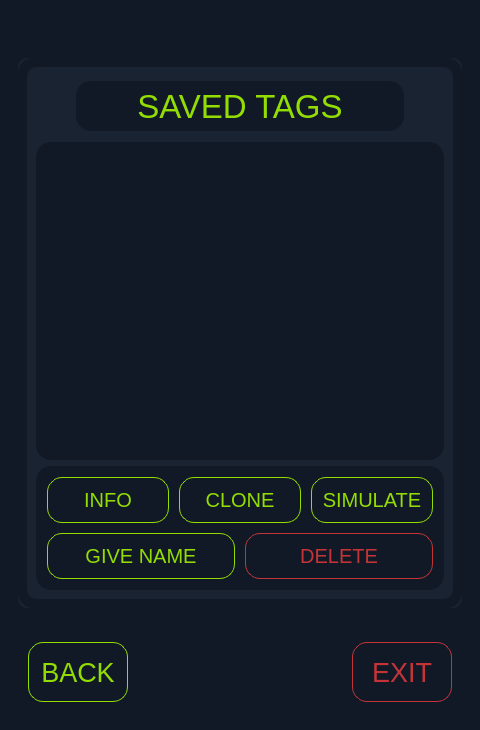
<?xml version="1.0" encoding="UTF-8"?>
<ui version="4.0">
 <class>MainWindow</class>
 <widget class="QMainWindow" name="MainWindow">
  <property name="geometry">
   <rect>
    <x>0</x>
    <y>0</y>
    <width>480</width>
    <height>730</height>
   </rect>
  </property>
  <property name="minimumSize">
   <size>
    <width>480</width>
    <height>700</height>
   </size>
  </property>
  <property name="maximumSize">
   <size>
    <width>480</width>
    <height>750</height>
   </size>
  </property>
  <property name="windowTitle">
   <string>PX3-APP</string>
  </property>
  <property name="styleSheet">
   <string notr="true"/>
  </property>
  <widget class="QWidget" name="centralwidget">
   <property name="sizePolicy">
    <sizepolicy hsizetype="Preferred" vsizetype="Preferred">
     <horstretch>0</horstretch>
     <verstretch>0</verstretch>
    </sizepolicy>
   </property>
   <property name="styleSheet">
    <string notr="true">background-color: #111927;

</string>
   </property>
   <layout class="QVBoxLayout" name="verticalLayout_13">
    <item>
     <layout class="QVBoxLayout" name="verticalLayout_8">
      <property name="spacing">
       <number>-1</number>
      </property>
      <property name="leftMargin">
       <number>0</number>
      </property>
      <item>
       <widget class="QLabel" name="topLogoLabel">
        <property name="sizePolicy">
         <sizepolicy hsizetype="Preferred" vsizetype="Maximum">
          <horstretch>0</horstretch>
          <verstretch>0</verstretch>
         </sizepolicy>
        </property>
        <property name="styleSheet">
         <string notr="true">
padding: 10;
</string>
        </property>
        <property name="text">
         <string/>
        </property>
        <property name="pixmap">
         <pixmap resource="resources.qrc">:/icons/app-logo-icon-small.png</pixmap>
        </property>
        <property name="alignment">
         <set>Qt::AlignCenter</set>
        </property>
       </widget>
      </item>
      <item>
       <widget class="QStackedWidget" name="stackedWidget">
        <property name="sizePolicy">
         <sizepolicy hsizetype="Preferred" vsizetype="Minimum">
          <horstretch>0</horstretch>
          <verstretch>0</verstretch>
         </sizepolicy>
        </property>
        <property name="layoutDirection">
         <enum>Qt::LeftToRight</enum>
        </property>
        <property name="autoFillBackground">
         <bool>false</bool>
        </property>
        <property name="styleSheet">
         <string notr="true">QWidget {
border-radius: 15;
}


QPushButton {
color: #93dd03;
background-color: #111927;
border-radius: 15;
border: 1px solid;
border-color: #93dd03;
font-size: 15pt;
margin: 15;
}

QPushButton:hover {
background-color: #93dd03;
color: #111927;
}

QLabel {
color: rgb(255, 255, 255);
}</string>
        </property>
        <property name="currentIndex">
         <number>1</number>
        </property>
        <widget class="QWidget" name="connectProxmarkPage">
         <property name="sizePolicy">
          <sizepolicy hsizetype="Preferred" vsizetype="Preferred">
           <horstretch>0</horstretch>
           <verstretch>0</verstretch>
          </sizepolicy>
         </property>
         <layout class="QVBoxLayout" name="verticalLayout">
          <item alignment="Qt::AlignHCenter">
           <widget class="QWidget" name="connectionPageContainer" native="true">
            <layout class="QVBoxLayout" name="verticalLayout_9">
             <item>
              <widget class="QLabel" name="pxmkappLabel">
               <property name="minimumSize">
                <size>
                 <width>0</width>
                 <height>60</height>
                </size>
               </property>
               <property name="maximumSize">
                <size>
                 <width>16777215</width>
                 <height>16777215</height>
                </size>
               </property>
               <property name="font">
                <font>
                 <pointsize>30</pointsize>
                 <weight>75</weight>
                 <bold>true</bold>
                </font>
               </property>
               <property name="styleSheet">
                <string notr="true"/>
               </property>
               <property name="text">
                <string/>
               </property>
               <property name="pixmap">
                <pixmap resource="resources.qrc">:/icons/app-logo-icon.png</pixmap>
               </property>
               <property name="scaledContents">
                <bool>false</bool>
               </property>
               <property name="alignment">
                <set>Qt::AlignCenter</set>
               </property>
              </widget>
             </item>
             <item>
              <widget class="QPushButton" name="connectProxmarkButton">
               <property name="sizePolicy">
                <sizepolicy hsizetype="Preferred" vsizetype="Preferred">
                 <horstretch>0</horstretch>
                 <verstretch>0</verstretch>
                </sizepolicy>
               </property>
               <property name="minimumSize">
                <size>
                 <width>350</width>
                 <height>150</height>
                </size>
               </property>
               <property name="maximumSize">
                <size>
                 <width>600</width>
                 <height>150</height>
                </size>
               </property>
               <property name="font">
                <font>
                 <pointsize>15</pointsize>
                </font>
               </property>
               <property name="autoFillBackground">
                <bool>false</bool>
               </property>
               <property name="styleSheet">
                <string notr="true"/>
               </property>
               <property name="text">
                <string>CONNECT PROXMARK</string>
               </property>
              </widget>
             </item>
             <item>
              <spacer name="verticalSpacer">
               <property name="orientation">
                <enum>Qt::Vertical</enum>
               </property>
               <property name="sizeType">
                <enum>QSizePolicy::Fixed</enum>
               </property>
               <property name="sizeHint" stdset="0">
                <size>
                 <width>20</width>
                 <height>80</height>
                </size>
               </property>
              </spacer>
             </item>
            </layout>
           </widget>
          </item>
         </layout>
        </widget>
        <widget class="QWidget" name="mifarePage">
         <layout class="QVBoxLayout" name="verticalLayout_11">
          <item alignment="Qt::AlignHCenter">
           <widget class="QStackedWidget" name="mifareStackedWidget">
            <property name="minimumSize">
             <size>
              <width>400</width>
              <height>0</height>
             </size>
            </property>
            <property name="styleSheet">
             <string notr="true">QStackedWidget {
border-radius: 10;
background-color: #1a2332;
}</string>
            </property>
            <property name="currentIndex">
             <number>1</number>
            </property>
            <widget class="QWidget" name="mifareOptionsPage">
             <layout class="QVBoxLayout" name="verticalLayout_12">
              <item>
               <widget class="QWidget" name="mifareOptionsContainer" native="true">
                <property name="minimumSize">
                 <size>
                  <width>400</width>
                  <height>0</height>
                 </size>
                </property>
                <property name="autoFillBackground">
                 <bool>false</bool>
                </property>
                <property name="styleSheet">
                 <string notr="true">QWidget#mifareOptionsContainer {
background-color: #1a2332;
}</string>
                </property>
                <layout class="QVBoxLayout" name="verticalLayout_20">
                 <item>
                  <widget class="QLabel" name="label">
                   <property name="minimumSize">
                    <size>
                     <width>0</width>
                     <height>40</height>
                    </size>
                   </property>
                   <property name="maximumSize">
                    <size>
                     <width>16777215</width>
                     <height>40</height>
                    </size>
                   </property>
                   <property name="font">
                    <font>
                     <pointsize>15</pointsize>
                     <weight>75</weight>
                     <bold>true</bold>
                    </font>
                   </property>
                   <property name="text">
                    <string>MIFARE CLASSIC</string>
                   </property>
                   <property name="alignment">
                    <set>Qt::AlignCenter</set>
                   </property>
                  </widget>
                 </item>
                 <item>
                  <widget class="QPushButton" name="mfAutopwnButton">
                   <property name="sizePolicy">
                    <sizepolicy hsizetype="Preferred" vsizetype="Fixed">
                     <horstretch>0</horstretch>
                     <verstretch>0</verstretch>
                    </sizepolicy>
                   </property>
                   <property name="minimumSize">
                    <size>
                     <width>0</width>
                     <height>150</height>
                    </size>
                   </property>
                   <property name="autoFillBackground">
                    <bool>false</bool>
                   </property>
                   <property name="text">
                    <string>AUTOPWN TAG</string>
                   </property>
                  </widget>
                 </item>
                 <item>
                  <widget class="QPushButton" name="savedTagsButton">
                   <property name="sizePolicy">
                    <sizepolicy hsizetype="Preferred" vsizetype="Fixed">
                     <horstretch>0</horstretch>
                     <verstretch>0</verstretch>
                    </sizepolicy>
                   </property>
                   <property name="minimumSize">
                    <size>
                     <width>0</width>
                     <height>150</height>
                    </size>
                   </property>
                   <property name="text">
                    <string>SAVED TAGS</string>
                   </property>
                  </widget>
                 </item>
                </layout>
               </widget>
              </item>
             </layout>
            </widget>
            <widget class="QWidget" name="mifareSavedTagsPage">
             <layout class="QVBoxLayout" name="verticalLayout_17">
              <item>
               <widget class="QWidget" name="mifareSavedTagsContainer" native="true">
                <property name="minimumSize">
                 <size>
                  <width>380</width>
                  <height>0</height>
                 </size>
                </property>
                <property name="styleSheet">
                 <string notr="true">QWidget#mifareSavedTagsContainer {
background-color: #1a2332;
border-radius: 10;
}</string>
                </property>
                <layout class="QVBoxLayout" name="verticalLayout_16">
                 <item>
                  <widget class="QLabel" name="mifareSavedTagsPageLabel">
                   <property name="minimumSize">
                    <size>
                     <width>0</width>
                     <height>60</height>
                    </size>
                   </property>
                   <property name="font">
                    <font>
                     <pointsize>25</pointsize>
                    </font>
                   </property>
                   <property name="styleSheet">
                    <string notr="true">color: #93dd03;
background-color: #111927;
border-radius: 15;
margin: 5px;
margin-left: 40px;
margin-right: 40px;</string>
                   </property>
                   <property name="text">
                    <string>SAVED TAGS</string>
                   </property>
                   <property name="alignment">
                    <set>Qt::AlignCenter</set>
                   </property>
                  </widget>
                 </item>
                 <item>
                  <layout class="QHBoxLayout" name="horizontalLayout_2">
                   <item>
                    <widget class="QListView" name="mfTagsListView">
                     <property name="font">
                      <font>
                       <pointsize>15</pointsize>
                      </font>
                     </property>
                     <property name="styleSheet">
                      <string notr="true">QListView {
color: rgb(255, 255, 255);
alternate-background-color: #1a2332;
}

QListView:item {
padding: 10;
}

QScrollBar:vertical {
margin: 30px 0 30px 0;
width: 35px;
border-right: 1px solid #93dd03;
border-left: 1px solid #93dd03;
background-color: #263143;
border-radius: 0;
}

QScrollBar::handle::vertical {
border: 1px solid #93dd03;
background-color: #111927;
}

QScrollBar::sub-line:vertical {
border: 1px solid #93dd03;
height: 30px;
border-top-left-radius: 7px;
border-top-right-radius: 7px;
subcontrol-position: top;
subcontrol-origin: margin;
background-color: #111927;
color: #93dd03;
}

QScrollBar::add-line:vertical {
border: 1px solid #93dd03;
height: 30px;
border-bottom-left-radius: 7px;
border-bottom-right-radius: 7px;
subcontrol-position: bottom;
subcontrol-origin: margin;
background-color: #111927;
color: #93dd03;
}</string>
                     </property>
                     <property name="alternatingRowColors">
                      <bool>true</bool>
                     </property>
                    </widget>
                   </item>
                  </layout>
                 </item>
                 <item>
                  <widget class="QWidget" name="mifareSavedTagsButtonContainer" native="true">
                   <property name="minimumSize">
                    <size>
                     <width>300</width>
                     <height>30</height>
                    </size>
                   </property>
                   <property name="styleSheet">
                    <string notr="true">QPushButton {
padding: 3;
margin: 2px;
}</string>
                   </property>
                   <layout class="QVBoxLayout" name="verticalLayout_22">
                    <item>
                     <layout class="QHBoxLayout" name="horizontalLayout_4">
                      <item>
                       <widget class="QPushButton" name="mfInfoButton">
                        <property name="minimumSize">
                         <size>
                          <width>100</width>
                          <height>50</height>
                         </size>
                        </property>
                        <property name="text">
                         <string>INFO</string>
                        </property>
                       </widget>
                      </item>
                      <item>
                       <widget class="QPushButton" name="mfCloneButton">
                        <property name="sizePolicy">
                         <sizepolicy hsizetype="Preferred" vsizetype="Fixed">
                          <horstretch>0</horstretch>
                          <verstretch>0</verstretch>
                         </sizepolicy>
                        </property>
                        <property name="minimumSize">
                         <size>
                          <width>100</width>
                          <height>50</height>
                         </size>
                        </property>
                        <property name="font">
                         <font>
                          <pointsize>15</pointsize>
                         </font>
                        </property>
                        <property name="text">
                         <string>CLONE</string>
                        </property>
                       </widget>
                      </item>
                      <item>
                       <widget class="QPushButton" name="mfSimulateButton">
                        <property name="sizePolicy">
                         <sizepolicy hsizetype="Preferred" vsizetype="Fixed">
                          <horstretch>0</horstretch>
                          <verstretch>0</verstretch>
                         </sizepolicy>
                        </property>
                        <property name="minimumSize">
                         <size>
                          <width>100</width>
                          <height>50</height>
                         </size>
                        </property>
                        <property name="text">
                         <string>SIMULATE</string>
                        </property>
                       </widget>
                      </item>
                     </layout>
                    </item>
                    <item>
                     <layout class="QHBoxLayout" name="horizontalLayout_5">
                      <item>
                       <widget class="QPushButton" name="mfGiveNameButton">
                        <property name="minimumSize">
                         <size>
                          <width>100</width>
                          <height>50</height>
                         </size>
                        </property>
                        <property name="text">
                         <string>GIVE NAME</string>
                        </property>
                       </widget>
                      </item>
                      <item>
                       <widget class="QPushButton" name="mfDeleteButton">
                        <property name="minimumSize">
                         <size>
                          <width>100</width>
                          <height>50</height>
                         </size>
                        </property>
                        <property name="styleSheet">
                         <string notr="true">QPushButton {
color: #c43437;
border: 1px solid;
border-color: #c43437;
}
QPushButton:hover {
background-color: #c43437;
color: #111927;
}</string>
                        </property>
                        <property name="text">
                         <string>DELETE</string>
                        </property>
                        <property name="iconSize">
                         <size>
                          <width>32</width>
                          <height>32</height>
                         </size>
                        </property>
                       </widget>
                      </item>
                     </layout>
                    </item>
                   </layout>
                  </widget>
                 </item>
                </layout>
               </widget>
              </item>
             </layout>
            </widget>
            <widget class="QWidget" name="mifareSimulatePage">
             <property name="minimumSize">
              <size>
               <width>380</width>
               <height>0</height>
              </size>
             </property>
             <layout class="QVBoxLayout" name="verticalLayout_14">
              <item>
               <widget class="QWidget" name="mifareSimulateContainer" native="true">
                <property name="styleSheet">
                 <string notr="true">QWidget#mifareSimulateContainer {
background-color: #1a2332;
border-radius: 10;
}</string>
                </property>
                <layout class="QVBoxLayout" name="verticalLayout_15">
                 <item>
                  <widget class="QLabel" name="mifareSimulateTitleLabel">
                   <property name="minimumSize">
                    <size>
                     <width>0</width>
                     <height>60</height>
                    </size>
                   </property>
                   <property name="maximumSize">
                    <size>
                     <width>16777215</width>
                     <height>60</height>
                    </size>
                   </property>
                   <property name="font">
                    <font>
                     <pointsize>20</pointsize>
                    </font>
                   </property>
                   <property name="styleSheet">
                    <string notr="true">color: #93dd03;
background-color: #111927;
border-radius: 15;
margin: 5px;
margin-left: 40px;
margin-right: 40px;</string>
                   </property>
                   <property name="text">
                    <string>SIMULATE MIFARE 1K TAG</string>
                   </property>
                   <property name="alignment">
                    <set>Qt::AlignCenter</set>
                   </property>
                  </widget>
                 </item>
                 <item>
                  <widget class="QLabel" name="mifareSimulateLabel">
                   <property name="styleSheet">
                    <string notr="true">padding: 5;</string>
                   </property>
                   <property name="text">
                    <string/>
                   </property>
                   <property name="wordWrap">
                    <bool>true</bool>
                   </property>
                  </widget>
                 </item>
                 <item>
                  <widget class="QPushButton" name="startSimulatingButton">
                   <property name="minimumSize">
                    <size>
                     <width>0</width>
                     <height>100</height>
                    </size>
                   </property>
                   <property name="text">
                    <string>START</string>
                   </property>
                  </widget>
                 </item>
                </layout>
               </widget>
              </item>
             </layout>
            </widget>
           </widget>
          </item>
         </layout>
        </widget>
        <widget class="QWidget" name="resultsPage">
         <layout class="QVBoxLayout" name="verticalLayout_10">
          <item alignment="Qt::AlignHCenter">
           <widget class="QWidget" name="resultsPageContainer" native="true">
            <property name="styleSheet">
             <string notr="true">QWidget#resultsPageContainer {
background-color: #1a2332;
border-radius: 10;
}

QScrollBar:vertical {
margin: 30px 0 30px 0;
width: 30px;
border-right: 1px solid #93dd03;
border-left: 1px solid #93dd03;
background-color: #263143;
border-radius: 0;
}

/*QScrollBar:horizontal {
margin: 0 60px 0 30px;
height: 30px;
border-top: 1px solid #93dd03;
border-bottom: 1px solid #93dd03;
background-color: #263143;
border-radius: 0;
}*/

QScrollBar::handle::vertical {
border: 1px solid #93dd03;
background-color: #111927;
}

/*QScrollBar::handle::horizontal {
border: 1px solid #93dd03;
background-color: #111927;
}*/

QScrollBar::sub-line:vertical {
border: 1px solid #93dd03;
height: 30px;
border-top-left-radius: 7px;
border-top-right-radius: 7px;
subcontrol-position: top;
subcontrol-origin: margin;
background-color: #111927;
color: #93dd03;
}

/*QScrollBar::sub-line:horizontal {
border: 1px solid #93dd03;
width: 30px;
border-top-left-radius: 7px;
border-bottom-left-radius: 7px;
subcontrol-position: left;
subcontrol-origin: margin;
background-color: #111927;
color: #93dd03;
}*/

QScrollBar::add-line:vertical {
border: 1px solid #93dd03;
height: 30px;
border-bottom-left-radius: 7px;
border-bottom-right-radius: 7px;
subcontrol-position: bottom;
subcontrol-origin: margin;
background-color: #111927;
color: #93dd03;
}

/*QScrollBar::add-line:horizontal {
border: 1px solid #93dd03;
width: 30px;
border-top-right-radius: 7px;
border-bottom-right-radius: 7px;
subcontrol-position: right;
margin-right: 30px;
subcontrol-origin: margin;
background-color: #111927;
color: #93dd03;
}*/</string>
            </property>
            <layout class="QVBoxLayout" name="verticalLayout_2">
             <item>
              <widget class="QLabel" name="resultsPageTitleLabel">
               <property name="sizePolicy">
                <sizepolicy hsizetype="Preferred" vsizetype="Maximum">
                 <horstretch>0</horstretch>
                 <verstretch>0</verstretch>
                </sizepolicy>
               </property>
               <property name="minimumSize">
                <size>
                 <width>0</width>
                 <height>50</height>
                </size>
               </property>
               <property name="font">
                <font>
                 <pointsize>25</pointsize>
                 <weight>50</weight>
                 <bold>false</bold>
                </font>
               </property>
               <property name="styleSheet">
                <string notr="true">color: #93dd03;
background-color: #111927;
border-radius: 15;
margin: 2px;
margin-left: 40px;
margin-right: 40px;</string>
               </property>
               <property name="text">
                <string/>
               </property>
               <property name="alignment">
                <set>Qt::AlignCenter</set>
               </property>
              </widget>
             </item>
             <item>
              <widget class="QScrollArea" name="resultsPageScrollArea">
               <property name="minimumSize">
                <size>
                 <width>400</width>
                 <height>0</height>
                </size>
               </property>
               <property name="styleSheet">
                <string notr="true"/>
               </property>
               <property name="widgetResizable">
                <bool>true</bool>
               </property>
               <widget class="QWidget" name="resultsPageScrollAreaWidgetContents">
                <property name="geometry">
                 <rect>
                  <x>0</x>
                  <y>0</y>
                  <width>400</width>
                  <height>40</height>
                 </rect>
                </property>
                <layout class="QVBoxLayout" name="verticalLayout_21">
                 <item>
                  <widget class="QLabel" name="resultsPageDataLabel">
                   <property name="sizePolicy">
                    <sizepolicy hsizetype="Preferred" vsizetype="Minimum">
                     <horstretch>0</horstretch>
                     <verstretch>0</verstretch>
                    </sizepolicy>
                   </property>
                   <property name="font">
                    <font>
                     <family>Monaco</family>
                     <pointsize>12</pointsize>
                    </font>
                   </property>
                   <property name="styleSheet">
                    <string notr="true">padding-right: 32px;</string>
                   </property>
                   <property name="frameShape">
                    <enum>QFrame::NoFrame</enum>
                   </property>
                   <property name="frameShadow">
                    <enum>QFrame::Plain</enum>
                   </property>
                   <property name="text">
                    <string/>
                   </property>
                   <property name="scaledContents">
                    <bool>false</bool>
                   </property>
                   <property name="alignment">
                    <set>Qt::AlignLeading|Qt::AlignLeft|Qt::AlignTop</set>
                   </property>
                   <property name="wordWrap">
                    <bool>true</bool>
                   </property>
                  </widget>
                 </item>
                </layout>
               </widget>
              </widget>
             </item>
             <item>
              <widget class="QWidget" name="resultsPageButtonContainer" native="true">
               <property name="styleSheet">
                <string notr="true">QPushButton {
font-size: 15pt;
margin: 1;
}</string>
               </property>
               <layout class="QHBoxLayout" name="horizontalLayout_8">
                <item>
                 <widget class="QPushButton" name="resultsPageButton1">
                  <property name="minimumSize">
                   <size>
                    <width>0</width>
                    <height>50</height>
                   </size>
                  </property>
                  <property name="text">
                   <string/>
                  </property>
                 </widget>
                </item>
                <item>
                 <widget class="QPushButton" name="resultsPageButton2">
                  <property name="minimumSize">
                   <size>
                    <width>0</width>
                    <height>50</height>
                   </size>
                  </property>
                  <property name="text">
                   <string/>
                  </property>
                 </widget>
                </item>
               </layout>
              </widget>
             </item>
            </layout>
           </widget>
          </item>
         </layout>
        </widget>
        <widget class="QWidget" name="mainMenuPage">
         <property name="styleSheet">
          <string notr="true">QWidget#mainMenuPage {
margin: 0;
padding: 0px;
}</string>
         </property>
         <layout class="QVBoxLayout" name="verticalLayout_5">
          <item>
           <widget class="QWidget" name="mainMenuContainer" native="true">
            <property name="minimumSize">
             <size>
              <width>380</width>
              <height>0</height>
             </size>
            </property>
            <property name="styleSheet">
             <string notr="true">QWidget#mainMenuContainer {
padding: 20px;
background-color: #1a2332;
border-radius: 15;
}</string>
            </property>
            <layout class="QVBoxLayout" name="verticalLayout_23">
             <item>
              <widget class="QLabel" name="mainMenuLabel">
               <property name="minimumSize">
                <size>
                 <width>0</width>
                 <height>40</height>
                </size>
               </property>
               <property name="maximumSize">
                <size>
                 <width>16777215</width>
                 <height>40</height>
                </size>
               </property>
               <property name="font">
                <font>
                 <pointsize>15</pointsize>
                 <weight>75</weight>
                 <bold>true</bold>
                </font>
               </property>
               <property name="text">
                <string>MAIN MENU</string>
               </property>
               <property name="alignment">
                <set>Qt::AlignCenter</set>
               </property>
              </widget>
             </item>
             <item>
              <widget class="QPushButton" name="basicCommandsButton">
               <property name="sizePolicy">
                <sizepolicy hsizetype="Minimum" vsizetype="Preferred">
                 <horstretch>0</horstretch>
                 <verstretch>0</verstretch>
                </sizepolicy>
               </property>
               <property name="minimumSize">
                <size>
                 <width>200</width>
                 <height>120</height>
                </size>
               </property>
               <property name="maximumSize">
                <size>
                 <width>16777215</width>
                 <height>16777215</height>
                </size>
               </property>
               <property name="font">
                <font>
                 <pointsize>15</pointsize>
                </font>
               </property>
               <property name="styleSheet">
                <string notr="true"/>
               </property>
               <property name="text">
                <string>BASIC COMMANDS</string>
               </property>
              </widget>
             </item>
             <item>
              <widget class="QPushButton" name="mifare1kButton">
               <property name="sizePolicy">
                <sizepolicy hsizetype="Minimum" vsizetype="Preferred">
                 <horstretch>0</horstretch>
                 <verstretch>0</verstretch>
                </sizepolicy>
               </property>
               <property name="minimumSize">
                <size>
                 <width>200</width>
                 <height>120</height>
                </size>
               </property>
               <property name="maximumSize">
                <size>
                 <width>1777777</width>
                 <height>1777777</height>
                </size>
               </property>
               <property name="text">
                <string>MIFARE CLASSIC</string>
               </property>
              </widget>
             </item>
             <item>
              <widget class="QPushButton" name="customCommandButton">
               <property name="sizePolicy">
                <sizepolicy hsizetype="Minimum" vsizetype="Preferred">
                 <horstretch>0</horstretch>
                 <verstretch>0</verstretch>
                </sizepolicy>
               </property>
               <property name="minimumSize">
                <size>
                 <width>200</width>
                 <height>120</height>
                </size>
               </property>
               <property name="maximumSize">
                <size>
                 <width>16777215</width>
                 <height>16777215</height>
                </size>
               </property>
               <property name="text">
                <string>CUSTOM
COMMAND</string>
               </property>
              </widget>
             </item>
            </layout>
           </widget>
          </item>
         </layout>
        </widget>
        <widget class="QWidget" name="basicCommandsPage">
         <property name="styleSheet">
          <string notr="true"/>
         </property>
         <layout class="QVBoxLayout" name="verticalLayout_3">
          <item>
           <widget class="QWidget" name="basicCommandsContainer" native="true">
            <property name="styleSheet">
             <string notr="true">QWidget#basicCommandsContainer {
padding: 20px;
background-color: #1a2332;
border-radius: 15;
}</string>
            </property>
            <layout class="QVBoxLayout" name="verticalLayout_4">
             <item>
              <widget class="QLabel" name="basicCommandsLabel">
               <property name="minimumSize">
                <size>
                 <width>0</width>
                 <height>40</height>
                </size>
               </property>
               <property name="maximumSize">
                <size>
                 <width>16777215</width>
                 <height>40</height>
                </size>
               </property>
               <property name="font">
                <font>
                 <pointsize>15</pointsize>
                 <weight>75</weight>
                 <bold>true</bold>
                </font>
               </property>
               <property name="text">
                <string>BASIC COMMANDS</string>
               </property>
               <property name="alignment">
                <set>Qt::AlignCenter</set>
               </property>
              </widget>
             </item>
             <item>
              <widget class="QPushButton" name="hwStatusButton">
               <property name="sizePolicy">
                <sizepolicy hsizetype="Minimum" vsizetype="Fixed">
                 <horstretch>0</horstretch>
                 <verstretch>0</verstretch>
                </sizepolicy>
               </property>
               <property name="minimumSize">
                <size>
                 <width>0</width>
                 <height>120</height>
                </size>
               </property>
               <property name="text">
                <string>HARDWARE STATUS</string>
               </property>
              </widget>
             </item>
             <item>
              <widget class="QPushButton" name="autoDetectTagButton">
               <property name="minimumSize">
                <size>
                 <width>0</width>
                 <height>120</height>
                </size>
               </property>
               <property name="text">
                <string>AUTO-DETECT TAG</string>
               </property>
              </widget>
             </item>
             <item>
              <widget class="QPushButton" name="readLFTagButton">
               <property name="minimumSize">
                <size>
                 <width>0</width>
                 <height>120</height>
                </size>
               </property>
               <property name="text">
                <string>READ LOW-FREQUENCY TAG</string>
               </property>
              </widget>
             </item>
             <item>
              <widget class="QPushButton" name="readHFTagButton">
               <property name="minimumSize">
                <size>
                 <width>0</width>
                 <height>120</height>
                </size>
               </property>
               <property name="text">
                <string>READ HIGH-FREQUENCY TAG</string>
               </property>
              </widget>
             </item>
            </layout>
           </widget>
          </item>
         </layout>
        </widget>
        <widget class="QWidget" name="enterTextPage">
         <layout class="QVBoxLayout" name="verticalLayout_7">
          <item>
           <widget class="QWidget" name="enterTextContainer" native="true">
            <property name="sizePolicy">
             <sizepolicy hsizetype="Preferred" vsizetype="Maximum">
              <horstretch>0</horstretch>
              <verstretch>0</verstretch>
             </sizepolicy>
            </property>
            <property name="styleSheet">
             <string notr="true">QWidget#enterTextContainer {
padding: 60px 20px 60px 20;
background-color: #1a2332;
border-radius: 15;
}</string>
            </property>
            <layout class="QVBoxLayout" name="verticalLayout_6">
             <item>
              <widget class="QLineEdit" name="textEdit">
               <property name="minimumSize">
                <size>
                 <width>0</width>
                 <height>50</height>
                </size>
               </property>
               <property name="styleSheet">
                <string notr="true">background-color: rgb(255, 255, 255);
color: rgb(0, 0, 0);
padding: 10;
margin: 5px;</string>
               </property>
               <property name="placeholderText">
                <string/>
               </property>
               <property name="clearButtonEnabled">
                <bool>false</bool>
               </property>
              </widget>
             </item>
             <item>
              <widget class="QPushButton" name="enterTextButton">
               <property name="minimumSize">
                <size>
                 <width>0</width>
                 <height>80</height>
                </size>
               </property>
               <property name="styleSheet">
                <string notr="true">margin: 5px;</string>
               </property>
               <property name="text">
                <string/>
               </property>
              </widget>
             </item>
            </layout>
           </widget>
          </item>
         </layout>
        </widget>
        <widget class="QWidget" name="changeTagNamePage">
         <property name="styleSheet">
          <string notr="true"/>
         </property>
         <layout class="QVBoxLayout" name="verticalLayout_19">
          <item>
           <layout class="QVBoxLayout" name="verticalLayout_24">
            <item>
             <widget class="QLineEdit" name="lineEdit">
              <property name="minimumSize">
               <size>
                <width>0</width>
                <height>35</height>
               </size>
              </property>
             </widget>
            </item>
            <item>
             <widget class="QPushButton" name="pushButton">
              <property name="text">
               <string>DONE</string>
              </property>
             </widget>
            </item>
           </layout>
          </item>
         </layout>
        </widget>
       </widget>
      </item>
     </layout>
    </item>
    <item>
     <widget class="QWidget" name="backExitContainer" native="true">
      <property name="sizePolicy">
       <sizepolicy hsizetype="Expanding" vsizetype="Preferred">
        <horstretch>0</horstretch>
        <verstretch>0</verstretch>
       </sizepolicy>
      </property>
      <property name="minimumSize">
       <size>
        <width>0</width>
        <height>0</height>
       </size>
      </property>
      <property name="styleSheet">
       <string notr="true">.QWidget {
/*background-color: #1a2332;*/
border-radius: 15;
}
QPushButton {
border-radius: 15;
background-color: #111927;
margin: 10px;
}</string>
      </property>
      <layout class="QHBoxLayout" name="horizontalLayout_3">
       <property name="spacing">
        <number>-1</number>
       </property>
       <property name="sizeConstraint">
        <enum>QLayout::SetDefaultConstraint</enum>
       </property>
       <item>
        <widget class="QPushButton" name="backButton">
         <property name="minimumSize">
          <size>
           <width>120</width>
           <height>80</height>
          </size>
         </property>
         <property name="maximumSize">
          <size>
           <width>80</width>
           <height>16777215</height>
          </size>
         </property>
         <property name="font">
          <font>
           <pointsize>20</pointsize>
          </font>
         </property>
         <property name="styleSheet">
          <string notr="true">QPushButton {
color: #93dd03;
border: 1px solid;
border-color: #93dd03;
}
QPushButton:hover {
background-color: #93dd03;
color: #111927;
}
</string>
         </property>
         <property name="text">
          <string>BACK</string>
         </property>
        </widget>
       </item>
       <item>
        <spacer name="horizontalSpacer">
         <property name="orientation">
          <enum>Qt::Horizontal</enum>
         </property>
         <property name="sizeHint" stdset="0">
          <size>
           <width>40</width>
           <height>20</height>
          </size>
         </property>
        </spacer>
       </item>
       <item>
        <widget class="QPushButton" name="exitButton">
         <property name="sizePolicy">
          <sizepolicy hsizetype="Minimum" vsizetype="Fixed">
           <horstretch>0</horstretch>
           <verstretch>0</verstretch>
          </sizepolicy>
         </property>
         <property name="minimumSize">
          <size>
           <width>120</width>
           <height>80</height>
          </size>
         </property>
         <property name="maximumSize">
          <size>
           <width>80</width>
           <height>16777215</height>
          </size>
         </property>
         <property name="font">
          <font>
           <pointsize>20</pointsize>
          </font>
         </property>
         <property name="styleSheet">
          <string notr="true">QPushButton {
color: #c43437;
border: 1px solid;
border-color: #c43437;
}
QPushButton:hover {
background-color: #c43437;
color: #111927;
}</string>
         </property>
         <property name="text">
          <string>EXIT</string>
         </property>
        </widget>
       </item>
      </layout>
     </widget>
    </item>
   </layout>
  </widget>
 </widget>
 <resources>
  <include location="resources.qrc"/>
 </resources>
 <connections/>
</ui>
